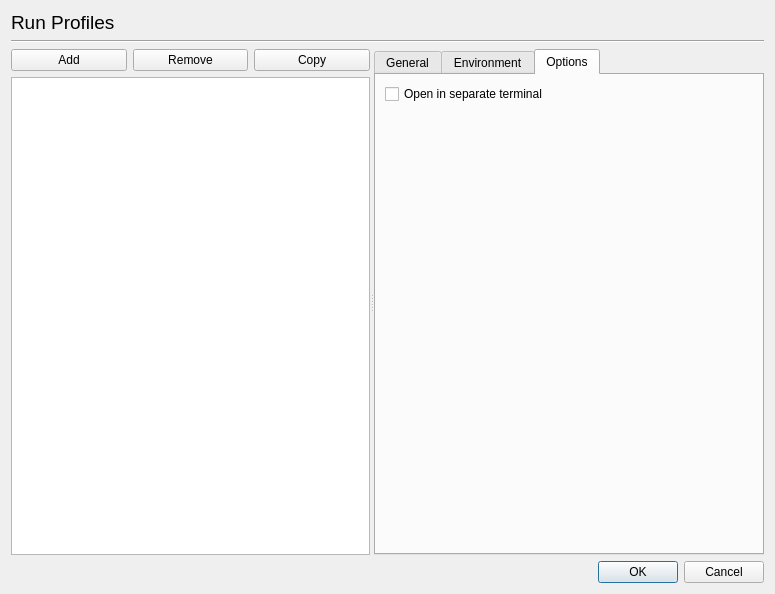
<?xml version="1.0" encoding="UTF-8"?>
<ui version="4.0">
 <class>Dialog</class>
 <widget class="QDialog" name="Dialog">
  <property name="geometry">
   <rect>
    <x>0</x>
    <y>0</y>
    <width>775</width>
    <height>594</height>
   </rect>
  </property>
  <property name="windowTitle">
   <string>Run Profiles</string>
  </property>
  <layout class="QVBoxLayout" name="verticalLayout_2">
   <item>
    <widget class="QLabel" name="label_5">
     <property name="sizePolicy">
      <sizepolicy hsizetype="Preferred" vsizetype="Fixed">
       <horstretch>0</horstretch>
       <verstretch>0</verstretch>
      </sizepolicy>
     </property>
     <property name="font">
      <font>
       <family>Ubuntu</family>
       <pointsize>14</pointsize>
      </font>
     </property>
     <property name="text">
      <string>Run Profiles</string>
     </property>
    </widget>
   </item>
   <item>
    <widget class="Line" name="line">
     <property name="orientation">
      <enum>Qt::Horizontal</enum>
     </property>
    </widget>
   </item>
   <item>
    <widget class="QSplitter" name="splitter">
     <property name="orientation">
      <enum>Qt::Horizontal</enum>
     </property>
     <widget class="QWidget" name="">
      <layout class="QVBoxLayout" name="verticalLayout">
       <item>
        <layout class="QHBoxLayout" name="horizontalLayout">
         <item>
          <widget class="QPushButton" name="add_btn">
           <property name="sizePolicy">
            <sizepolicy hsizetype="Preferred" vsizetype="Fixed">
             <horstretch>0</horstretch>
             <verstretch>0</verstretch>
            </sizepolicy>
           </property>
           <property name="text">
            <string>Add</string>
           </property>
          </widget>
         </item>
         <item>
          <widget class="QPushButton" name="remove_btn">
           <property name="sizePolicy">
            <sizepolicy hsizetype="Preferred" vsizetype="Fixed">
             <horstretch>0</horstretch>
             <verstretch>0</verstretch>
            </sizepolicy>
           </property>
           <property name="text">
            <string>Remove</string>
           </property>
          </widget>
         </item>
         <item>
          <widget class="QPushButton" name="copy_btn">
           <property name="sizePolicy">
            <sizepolicy hsizetype="Preferred" vsizetype="Fixed">
             <horstretch>0</horstretch>
             <verstretch>0</verstretch>
            </sizepolicy>
           </property>
           <property name="text">
            <string>Copy</string>
           </property>
          </widget>
         </item>
        </layout>
       </item>
       <item>
        <widget class="QListWidget" name="profile_list"/>
       </item>
      </layout>
     </widget>
     <widget class="QTabWidget" name="tabWidget">
      <property name="currentIndex">
       <number>2</number>
      </property>
      <widget class="QWidget" name="tab">
       <attribute name="title">
        <string>General</string>
       </attribute>
       <layout class="QVBoxLayout" name="verticalLayout_4">
        <item>
         <widget class="QLabel" name="label_2">
          <property name="sizePolicy">
           <sizepolicy hsizetype="Preferred" vsizetype="Fixed">
            <horstretch>0</horstretch>
            <verstretch>0</verstretch>
           </sizepolicy>
          </property>
          <property name="text">
           <string>Name</string>
          </property>
         </widget>
        </item>
        <item>
         <widget class="QLineEdit" name="name_edit"/>
        </item>
        <item>
         <widget class="QLabel" name="label">
          <property name="sizePolicy">
           <sizepolicy hsizetype="Preferred" vsizetype="Fixed">
            <horstretch>0</horstretch>
            <verstretch>0</verstretch>
           </sizepolicy>
          </property>
          <property name="text">
           <string>Command</string>
          </property>
         </widget>
        </item>
        <item>
         <widget class="QLineEdit" name="cmd_edit"/>
        </item>
        <item>
         <spacer name="verticalSpacer_2">
          <property name="orientation">
           <enum>Qt::Vertical</enum>
          </property>
          <property name="sizeHint" stdset="0">
           <size>
            <width>20</width>
            <height>40</height>
           </size>
          </property>
         </spacer>
        </item>
       </layout>
      </widget>
      <widget class="QWidget" name="tab_2">
       <attribute name="title">
        <string>Environment</string>
       </attribute>
       <layout class="QVBoxLayout" name="verticalLayout_3">
        <item>
         <widget class="QPlainTextEdit" name="env_edit"/>
        </item>
       </layout>
      </widget>
      <widget class="QWidget" name="tab_3">
       <attribute name="title">
        <string>Options</string>
       </attribute>
       <layout class="QVBoxLayout" name="verticalLayout_5">
        <item>
         <widget class="QCheckBox" name="separate_flag">
          <property name="text">
           <string>Open in separate terminal</string>
          </property>
         </widget>
        </item>
        <item>
         <spacer name="verticalSpacer">
          <property name="orientation">
           <enum>Qt::Vertical</enum>
          </property>
          <property name="sizeHint" stdset="0">
           <size>
            <width>20</width>
            <height>40</height>
           </size>
          </property>
         </spacer>
        </item>
       </layout>
      </widget>
     </widget>
    </widget>
   </item>
   <item>
    <widget class="QDialogButtonBox" name="button_box">
     <property name="orientation">
      <enum>Qt::Horizontal</enum>
     </property>
     <property name="standardButtons">
      <set>QDialogButtonBox::Cancel|QDialogButtonBox::Ok</set>
     </property>
    </widget>
   </item>
  </layout>
 </widget>
 <resources/>
 <connections>
  <connection>
   <sender>button_box</sender>
   <signal>accepted()</signal>
   <receiver>Dialog</receiver>
   <slot>accept()</slot>
   <hints>
    <hint type="sourcelabel">
     <x>248</x>
     <y>254</y>
    </hint>
    <hint type="destinationlabel">
     <x>157</x>
     <y>274</y>
    </hint>
   </hints>
  </connection>
  <connection>
   <sender>button_box</sender>
   <signal>rejected()</signal>
   <receiver>Dialog</receiver>
   <slot>reject()</slot>
   <hints>
    <hint type="sourcelabel">
     <x>316</x>
     <y>260</y>
    </hint>
    <hint type="destinationlabel">
     <x>286</x>
     <y>274</y>
    </hint>
   </hints>
  </connection>
 </connections>
</ui>
